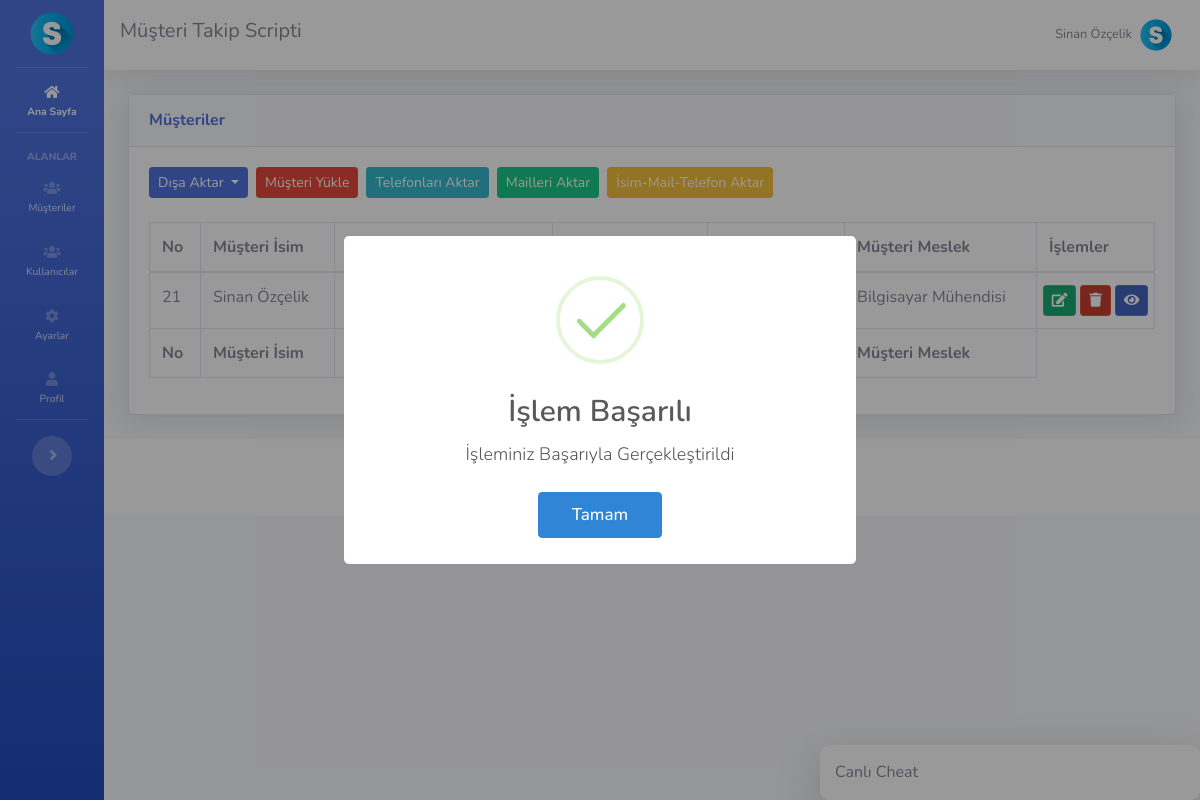
Screenshot of /index.php?durum=ok (signed in) with the database file from the repository.
### tables this page shows
CREATE TABLE `ayarlar` (
  `id` int(11) NOT NULL,
  `site_logo` varchar(400) DEFAULT NULL,
  `site_baslik` varchar(350) DEFAULT NULL,
  `site_aciklama` varchar(300) DEFAULT NULL,
  `site_link` varchar(100) DEFAULT NULL,
  `site_sahip_mail` varchar(100) DEFAULT NULL,
  `site_mail_host` varchar(100) DEFAULT NULL,
  `site_mail_mail` varchar(100) DEFAULT NULL,
  `site_mail_port` int(11) DEFAULT NULL,
  `site_mail_sifre` varchar(100) DEFAULT NULL
);

CREATE TABLE `musteri` (
  `musteri_id` int(11) NOT NULL,
  `musteri_isim` varchar(400) DEFAULT NULL,
  `musteri_mail` varchar(400) DEFAULT NULL,
  `musteri_telefon` varchar(20) DEFAULT NULL,
  `musteri_ulke` varchar(200) DEFAULT NULL,
  `musteri_sehir` varchar(200) DEFAULT NULL,
  `musteri_adres` varchar(530) DEFAULT NULL,
  `musteri_website` varchar(100) DEFAULT NULL,
  `musteri_meslek` varchar(200) DEFAULT NULL,
  `musteri_detay` mediumtext DEFAULT NULL
);

### islemler/baglan.php (called while the page is built, shortened)
<?php
$host = "localhost";
$veritabani_ismi = "musteritakip";
$kullanici_adi = "root";
$sifre = "";
try {
	$db = new PDO("mysql:host=$host;dbname=$veritabani_ismi;charset=utf8", $kullanici_adi, $sifre);
} catch (PDOException $e) {
	echo $e->getmessage();
}
$sorgu = $db->prepare("SELECT * FROM ayarlar");
$sorgu->execute();
$ayarcek = $sorgu->fetch(PDO::FETCH_ASSOC);
?>

### fonksiyonlar.php (called while the page is built, shortened)
<?php
function yetkikontrol() {
	if($_SESSION['kul_yetki'] == 1) {
		return TRUE;
	} else {
		return FALSE;
	}
}
?>

### index.php (the view, shortened to what this page needs)
<?php
include 'header.php'
?>
<link rel="stylesheet" type="text/css" href="vendor/datatables/dataTables.bootstrap4.min.css">
<div class="container-fluid">
  <div class="card shadow mb-4">
    <div class="card-header py-3">
      <h6 class="m-0 font-weight-bold text-primary">Müşteriler</h6>
    </div>
    <div class="card-body">
      <div class="justify-content-start d-flex text-left">
        <div class="dropdown">
          <button class="btn btn-primary btn-sm dropdown-toggle" type="button" id="dropdownMenuButton"
            data-toggle="dropdown" aria-haspopup="true" aria-expanded="false">
            Dışa Aktar
          </button>
        </div>
        <a href="musteriyukle.php" class="ml-2 mb-2"><button type="button" class="btn btn-danger btn-sm">Müşteri
            Yükle</button></a>
        <form action="islemler/ajax.php" method="POST" accept-charset="utf-8">
          <button type="submit" class="btn btn-info btn-sm ml-2" name="telefon-aktar">Telefonları Aktar</button>
        </form>
        <form action="islemler/ajax.php" method="POST" accept-charset="utf-8">
          <button type="submit" class="btn btn-success btn-sm ml-2" name="mail-aktar">Mailleri Aktar</button>
        </form>
        <form action="islemler/ajax.php" method="POST" accept-charset="utf-8">
          <button type="submit" class="btn btn-warning btn-sm ml-2" name="isim-mail-telefon-aktar">İsim-Mail-Telefon
            Aktar</button>
        </form>
      </div>
      <div class="table-responsive mt-3">
        <table class="table table-bordered" id="musteritablosu">
          <thead>
            <tr>
              <th>No</th>
              <th>Müşteri İsim</th>
              <th>Müşteri Mail</th>
              <th>Müşteri Telefon</th>
              <th>Müşteri Şehir</th>
              <th>Müşteri Meslek</th>
              <th>İşlemler</th>
            </tr>
          </thead>
          <tbody>
            <?php
            $sorgu = $db->prepare("SELECT * FROM musteri");
            $sorgu->execute();
            while($musteribilgisi = $sorgu->fetch(PDO::FETCH_ASSOC)) {
              ?>
              <tr>
                <td>
                  <?php echo $musteribilgisi['musteri_id'];
                  ; ?>
                </td>
                <td>
                  <?php echo $musteribilgisi['musteri_isim']; ?>
                </td>
                <td>
                </td>
                <td>
                </td>
                <td>
                </td>
                <td>
                  <?php echo $musteribilgisi['musteri_meslek']; ?>
                </td>
                <td>
                  <div class="row justify-content-center">
                    <form action="musteriduzenle.php" method="POST" accept-charset="utf-8">
                      <button type="submit" name="duzenleme" class="btn btn-success btn-sm btn-icon-split">
                        <span class="icon text-white-60">
                          <i class="fas fa-edit"></i>
                        </span>
                      </button>
                    </form>
                    <form class="mx-1" action="islemler/ajax.php" method="POST" accept-charset="utf-8">
                      <button type="submit" name="musterisilme" class="btn btn-danger btn-sm btn-icon-split">
                        <span class="icon text-white-60">
                          <i class="fas fa-trash"></i>
                        </span>
                      </button>
                    </form>
                    <form action="musteri.php" method="POST" accept-charset="utf-8">
                      <button type="submit" name="duzenleme" class="btn btn-primary btn-sm btn-icon-split">
                        <span class="icon text-white-60">
                          <i class="fas fa-eye"></i>
                        </span>
                      </button>
                    </form>
                  </div>
                </td>
              </tr>
            <?php } ?>
          </tbody>
          <tfoot>
            <tr>
              <th>No</th>
              <th>Müşteri İsim</th>
              <th>Müşteri Mail</th>
              <th>Müşteri Telefon</th>
              <th>Müşteri Şehir</th>
              <th>Müşteri Meslek</th>
            </tr>
          </tfoot>
        </table>
      </div>
    </div>
  </div>
</div>
<?php include 'footer.php' ?>

### header.php (shortened to what this page needs)
<?php
include 'islemler/baglan.php';
include 'fonksiyonlar.php';
?>
<!DOCTYPE html>
<html lang="tr">
<head>
  <link href="vendor/fontawesome-free/css/all.min.css" rel="stylesheet" type="text/css">
  <link href="css/sb-admin-2.min.css" rel="stylesheet">
  <link rel="stylesheet" href="css/chatstyle.css">
</head>
<body id="page-top">
  <div id="wrapper">
    <ul class="navbar-nav bg-gradient-primary sidebar sidebar-dark accordion" id="accordionSidebar">
      <li class="nav-item">
        <a class="nav-link text-center" href="index.php">
          <img src="dosyalar/<?php echo $ayarcek['site_logo'] ?>" style="width: 60%; height: auto;">
        </a>
      </li>
      <hr class="sidebar-divider my-0">
      <li class="nav-item active">
        <a class="nav-link" href="index.php">
          <i class="fas fa-home"></i>
          <span>Ana Sayfa</span></a>
      </li>
      <hr class="sidebar-divider">
      <div class="sidebar-heading">
        Alanlar
      </div>
      <li class="nav-item">
        <a class="nav-link collapsed" href="#" data-toggle="collapse" data-target="#collapseTwo" aria-expanded="true"
          aria-controls="collapseTwo">
          <i class="fas fa-users"></i>
          <span>Müşteriler</span>
        </a>
      </li>
      <?php if(yetkikontrol()): ?>
        <li class="nav-item">
          <a class="nav-link collapsed" href="#" data-toggle="collapse" data-target="#kullanicimeby" aria-expanded="true"
            aria-controls="kullanicimeby">
            <i class="fas fa-users"></i>
            <span>Kullanıcılar</span>
          </a>
        </li>
      <?php endif ?>
      <li class="nav-item">
        <a class="nav-link" href="ayarlar.php">
          <i class="fas fa-cog"></i>
          <span>Ayarlar</span></a>
      </li>
      <li class="nav-item">
        <a class="nav-link" href="profil.php">
          <i class="fas fa-user"></i>
          <span>Profil</span></a>
      </li>
      <hr class="sidebar-divider d-none d-md-block">
      <div class="text-center d-none d-md-inline">
        <button class="rounded-circle border-0" id="sidebarToggle"></button>
      </div>
    </ul>
    <div id="content-wrapper" class="d-flex flex-column">
      <div id="content">
        <nav class="navbar navbar-expand navbar-light bg-white topbar mb-4 static-top shadow">
          <h5>
            <?php echo $ayarcek['site_baslik'] ?>
          </h5>
          <ul class="navbar-nav ml-auto">
            <li class="nav-item dropdown no-arrow">
              <a class="nav-link dropdown-toggle" href="#" id="userDropdown" role="button" data-toggle="dropdown"
                aria-haspopup="true" aria-expanded="false">
                <span class="mr-2 d-none d-lg-inline text-gray-600 small">
                  <?php echo $_SESSION['kul_isim'] ?>
                </span>
                <img class="img-profile rounded-circle" src="dosyalar/<?php echo $ayarcek['site_logo'] ?>">
              </a>
            </li>
          </ul>
        </nav>

### rows the page displays
ayarlar: site_logo (picture), site_baslik "Müşteri Takip Scripti"
musteri: musteri_id "21", musteri_isim "Sinan Özçelik", musteri_meslek "Bilgisayar Mühendisi"

### other values shown
$_SESSION['kul_isim'] "Sinan Özçelik"
